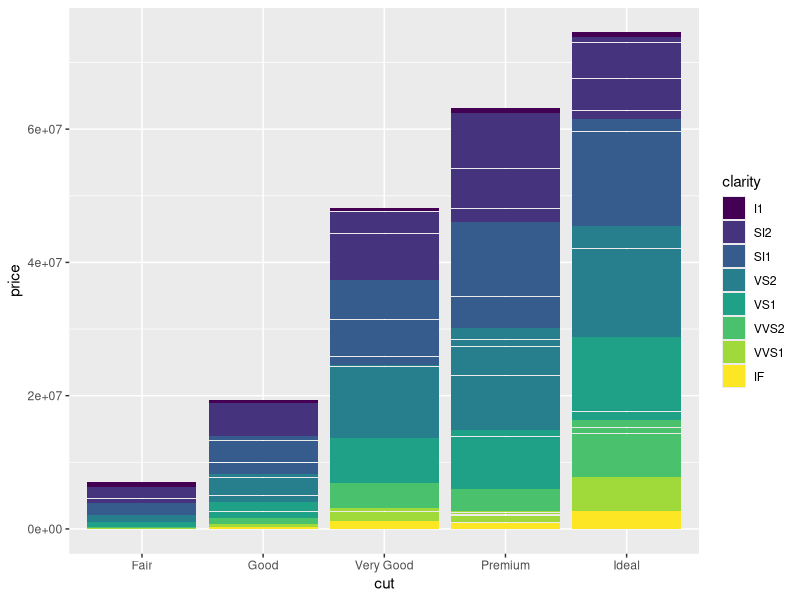
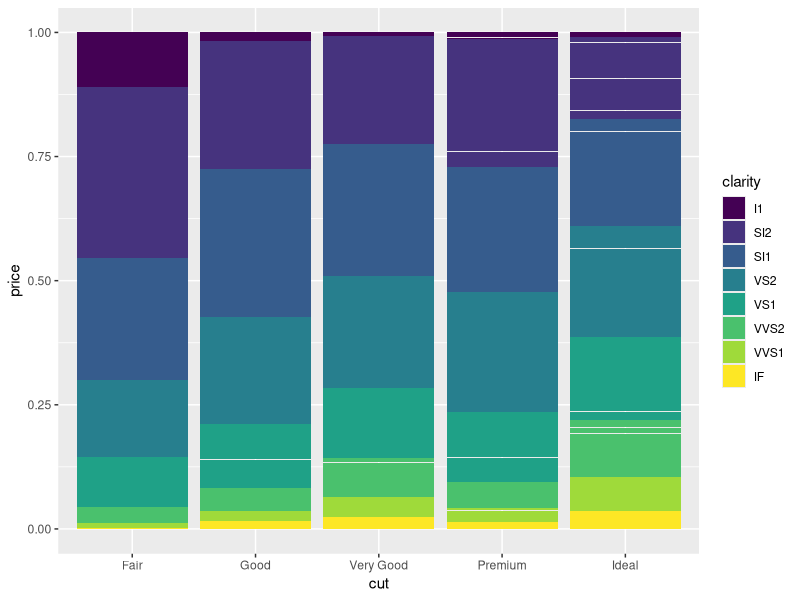
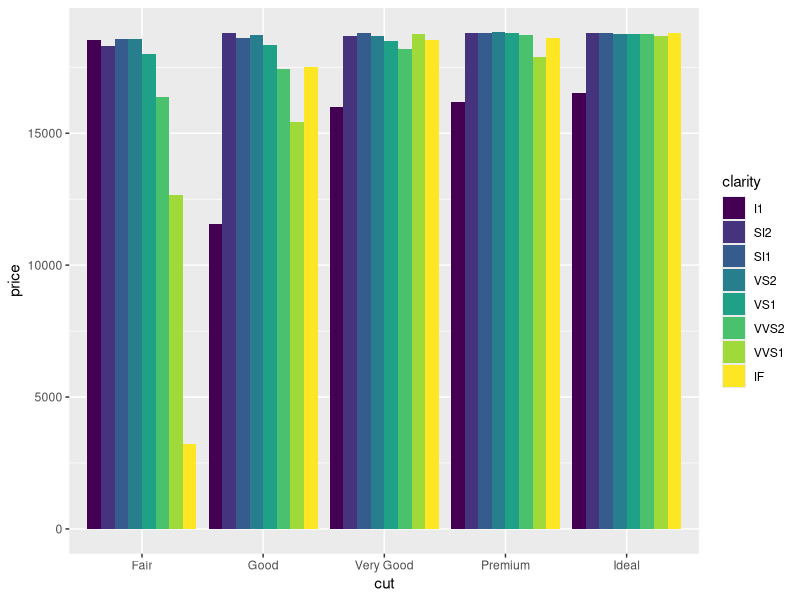
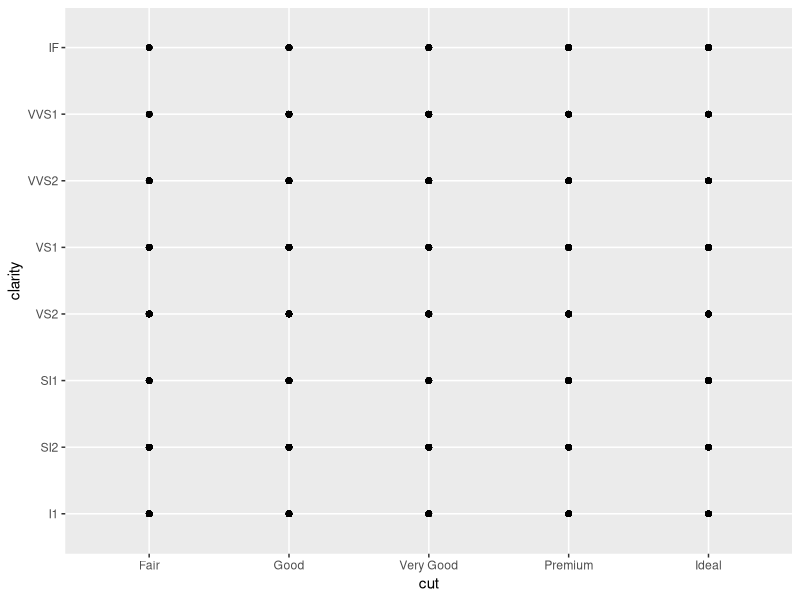
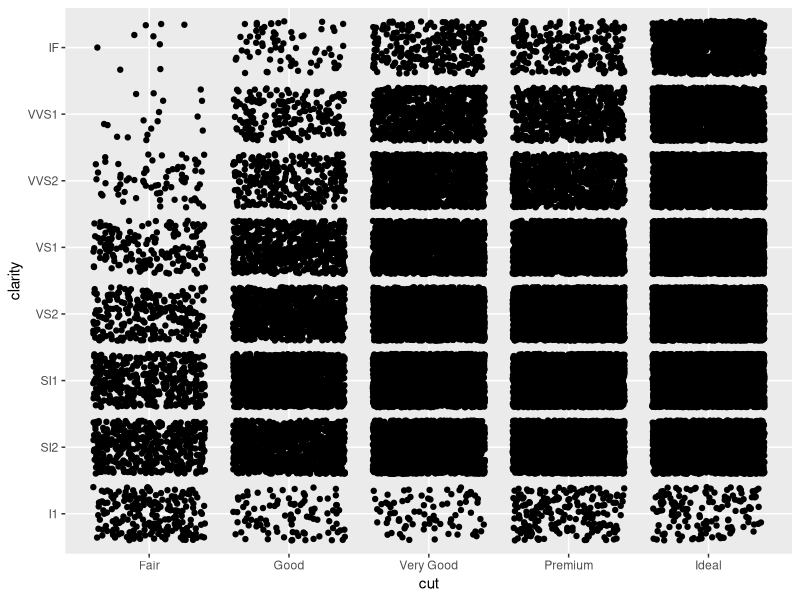
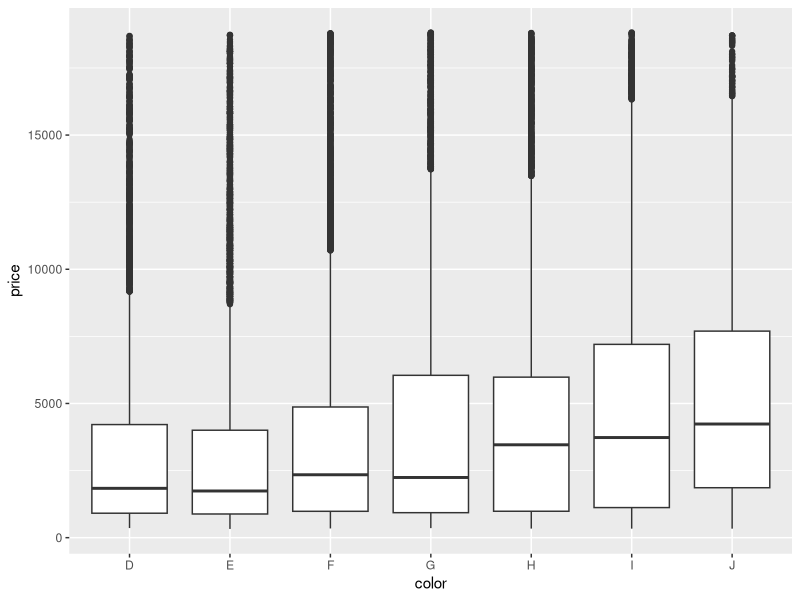
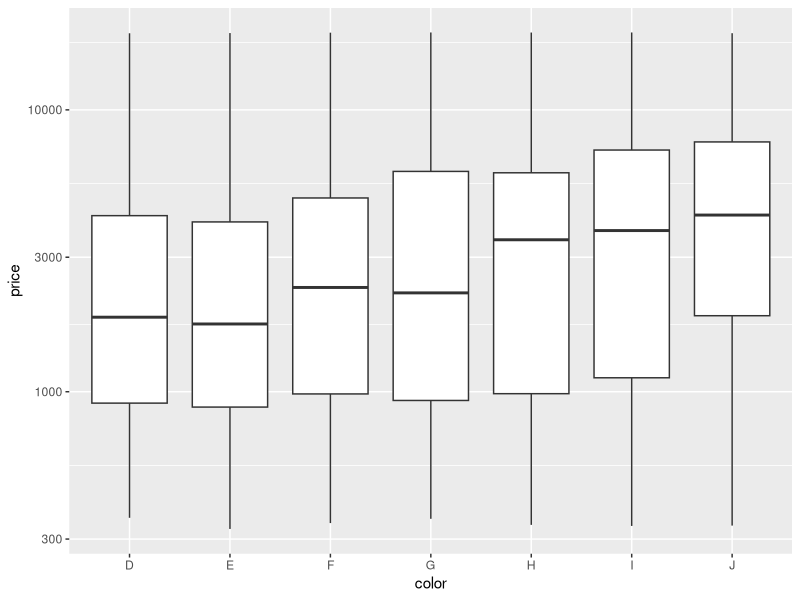
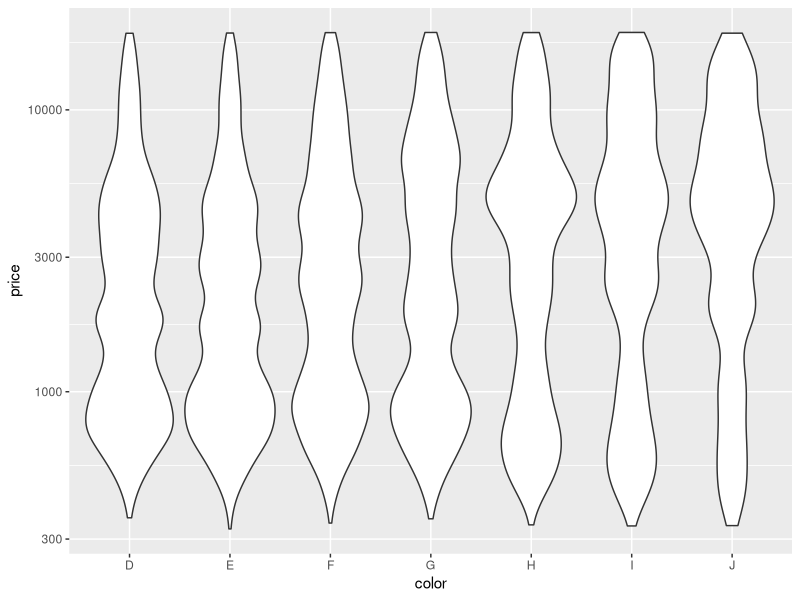

Reproduce these figures in R, in order.
# Exercise 2: advanced ggplot2 practice

# Install and load the `ggplot2` package
# install.packages('ggplot2')
library("ggplot2")

# For this exercise you will again be working with the `diamonds` data set.
# Use `?diamonds` to review details about this data set
?diamonds

## Position Adjustments

# Draw a column (bar) chart of diamonds cuts by price, with each bar filled by 
# clarity. You should see a _stacked_ bar chart.
ggplot(data = diamonds) +
  geom_col(mapping = aes(x = cut, y = price, fill = clarity))

# Draw the same chart again, but with each element positioned to "fill" the y axis
ggplot(data = diamonds) +
  geom_col(mapping = aes(x = cut, y = price, fill = clarity), position = "fill")

# Draw the same chart again, but with each element positioned to "dodge" each other
ggplot(data = diamonds) +
  geom_col(mapping = aes(x = cut, y = price, fill = clarity), position = "dodge")

# Draw a plot with point geometry with the x-position mapped to `cut` and the
# y-position mapped to `clarity`
# This creates a "grid" grouping the points
ggplot(data = diamonds) +
  geom_point(mapping = aes(x = cut, y = clarity))

# Use the "jitter" position adjustment to keep the points from all overlapping!
# (This works a little better with a sample of diamond data, such as from the
# previous exercise).
ggplot(data = diamonds) +
  geom_point(mapping = aes(x = cut, y = clarity), position = "jitter")


## Scales

# Draw a "boxplot" (with `geom_boxplot`) for the diamond's price (y) by color (x)
ggplot(data = diamonds) +
  geom_boxplot(mapping = aes(x = color, y = price))

# This has a lot of outliers, making it harder to read. To fix this, draw the
# same plot but with a _logarithmic_ scale for the y axis.
ggplot(data = diamonds) +
  geom_boxplot(mapping = aes(x = color, y = price)) +
  scale_y_log10()

# For another version, draw the same plot but with `violin` geometry instead of
# `boxplot` geometry!
# How does the logarithmic scale change the data presentation?
ggplot(data = diamonds) +
  geom_violin(mapping = aes(x = color, y = price)) +
  scale_y_log10()

# Another interesting plot: draw a plot of the diamonds price (y) by carat (x),
# using a heatmap of 2d bins (geom_bin2d)
# What happens when you make the x and y channels scale logarithmically?
ggplot(data = diamonds) +
  geom_bin2d(mapping = aes(x = carat, y = price)) +
  scale_x_log10() +
  scale_y_log10()

# Draw a scatter plot for the diamonds price (y) by carat (x). Color each point
# by the clarity (Remember, this will take a while. Use a sample of the diamonds
# for faster results)
ggplot(data = diamonds) +
  geom_point(mapping = aes(x = carat, y = price, color = clarity))

# Change the color of the previous plot using a ColorBrewer scale of your choice.
# What looks nice?
ggplot(data = diamonds) +
  geom_point(mapping = aes(x = carat, y = price, color = clarity)) +
  scale_color_brewer(palette = "Spectral")


## Coordinate Systems

# Draw a bar chart with x-position and fill color BOTH mapped to cut
# For best results, SET the `width` of the geometry to be 1 (fill plot, no space
# between)
# TIP: You can save the plot to a variable for easier modifications
bar <- ggplot(data = diamonds) +
  geom_bar(mapping = aes(x = cut, fill = cut), width = 1)
bar

# Draw the same chart, but with the coordinate system flipped
bar + coord_flip()

# Draw the same chart, but in a polar coordinate system. It's a Coxcomb chart!
bar + coord_polar()


## Facets

# Take the scatter plot of price by carat data (colored by clarity) and add
# _facets_ based on the diamond's `color`
ggplot(data = diamonds) +
  geom_point(mapping = aes(x = carat, y = price, color = clarity)) +
  scale_color_brewer(palette = "Spectral") +
  facet_wrap(~ color)


## Saving Plots

# Use the `ggsave()` function to save the current (recent) plot to disk.
# Name the output file "my-plot.png".
# Make sure you've set the working directory!!
ggsave("my-plot.png")